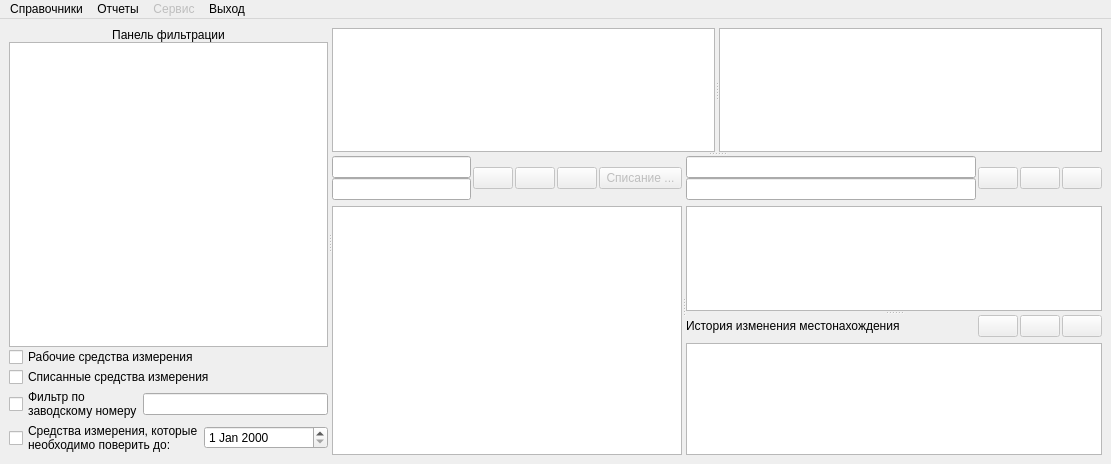
<?xml version="1.0" encoding="UTF-8"?>
<ui version="4.0">
 <class>MainWindow</class>
 <widget class="QMainWindow" name="MainWindow">
  <property name="geometry">
   <rect>
    <x>0</x>
    <y>0</y>
    <width>1111</width>
    <height>464</height>
   </rect>
  </property>
  <property name="windowTitle">
   <string>Журнал поверки средств измерения</string>
  </property>
  <widget class="QWidget" name="centralwidget">
   <layout class="QVBoxLayout" name="verticalLayout_8">
    <item>
     <widget class="QSplitter" name="splitter_5">
      <property name="orientation">
       <enum>Qt::Horizontal</enum>
      </property>
      <widget class="QWidget" name="verticalLayoutWidget">
       <layout class="QVBoxLayout" name="verticalLayout">
        <property name="spacing">
         <number>0</number>
        </property>
        <item>
         <widget class="QLabel" name="label">
          <property name="text">
           <string>Панель фильтрации</string>
          </property>
          <property name="alignment">
           <set>Qt::AlignCenter</set>
          </property>
         </widget>
        </item>
        <item>
         <widget class="QTreeView" name="treeView">
          <attribute name="headerVisible">
           <bool>false</bool>
          </attribute>
         </widget>
        </item>
        <item>
         <widget class="QCheckBox" name="checkBox">
          <property name="text">
           <string>Рабочие средства измерения</string>
          </property>
         </widget>
        </item>
        <item>
         <widget class="QCheckBox" name="checkBox_2">
          <property name="text">
           <string>Списанные средства измерения</string>
          </property>
         </widget>
        </item>
        <item>
         <layout class="QGridLayout" name="gridLayout">
          <item row="0" column="1">
           <widget class="QLineEdit" name="lineEdit"/>
          </item>
          <item row="0" column="0">
           <widget class="QCheckBox" name="checkBox_3">
            <property name="text">
             <string>Фильтр по
заводскому номеру</string>
            </property>
           </widget>
          </item>
         </layout>
        </item>
        <item>
         <layout class="QHBoxLayout" name="horizontalLayout_3">
          <item>
           <widget class="QCheckBox" name="checkBox_4">
            <property name="text">
             <string>Средства измерения, которые
необходимо поверить до:</string>
            </property>
           </widget>
          </item>
          <item>
           <widget class="QDateEdit" name="dateEdit"/>
          </item>
         </layout>
        </item>
       </layout>
      </widget>
      <widget class="QSplitter" name="splitter_4">
       <property name="orientation">
        <enum>Qt::Vertical</enum>
       </property>
       <widget class="QSplitter" name="splitter">
        <property name="orientation">
         <enum>Qt::Horizontal</enum>
        </property>
        <widget class="QTableView" name="tableView"/>
        <widget class="QTableView" name="tableView_4"/>
       </widget>
       <widget class="QSplitter" name="splitter_3">
        <property name="orientation">
         <enum>Qt::Horizontal</enum>
        </property>
        <widget class="QWidget" name="verticalLayoutWidget_3">
         <layout class="QVBoxLayout" name="verticalLayout_3">
          <item>
           <layout class="QHBoxLayout" name="horizontalLayout">
            <property name="spacing">
             <number>2</number>
            </property>
            <item>
             <layout class="QVBoxLayout" name="verticalLayout_2">
              <property name="spacing">
               <number>0</number>
              </property>
              <item>
               <widget class="QLineEdit" name="lineEdit_2">
                <property name="enabled">
                 <bool>true</bool>
                </property>
                <property name="sizePolicy">
                 <sizepolicy hsizetype="Expanding" vsizetype="Fixed">
                  <horstretch>0</horstretch>
                  <verstretch>0</verstretch>
                 </sizepolicy>
                </property>
                <property name="maximumSize">
                 <size>
                  <width>16777215</width>
                  <height>16777215</height>
                 </size>
                </property>
                <property name="layoutDirection">
                 <enum>Qt::LeftToRight</enum>
                </property>
                <property name="autoFillBackground">
                 <bool>false</bool>
                </property>
                <property name="frame">
                 <bool>true</bool>
                </property>
                <property name="readOnly">
                 <bool>true</bool>
                </property>
               </widget>
              </item>
              <item>
               <widget class="QLineEdit" name="lineEdit_3">
                <property name="frame">
                 <bool>true</bool>
                </property>
                <property name="readOnly">
                 <bool>true</bool>
                </property>
               </widget>
              </item>
             </layout>
            </item>
            <item>
             <widget class="QPushButton" name="pushButton">
              <property name="enabled">
               <bool>false</bool>
              </property>
              <property name="text">
               <string/>
              </property>
              <property name="iconSize">
               <size>
                <width>24</width>
                <height>24</height>
               </size>
              </property>
             </widget>
            </item>
            <item>
             <widget class="QPushButton" name="pushButton_3">
              <property name="enabled">
               <bool>false</bool>
              </property>
              <property name="text">
               <string/>
              </property>
              <property name="iconSize">
               <size>
                <width>24</width>
                <height>24</height>
               </size>
              </property>
             </widget>
            </item>
            <item>
             <widget class="QPushButton" name="pushButton_2">
              <property name="enabled">
               <bool>false</bool>
              </property>
              <property name="text">
               <string/>
              </property>
              <property name="iconSize">
               <size>
                <width>24</width>
                <height>24</height>
               </size>
              </property>
             </widget>
            </item>
            <item>
             <widget class="QPushButton" name="pushButton_7">
              <property name="enabled">
               <bool>false</bool>
              </property>
              <property name="text">
               <string> Списание ... </string>
              </property>
              <property name="iconSize">
               <size>
                <width>24</width>
                <height>24</height>
               </size>
              </property>
             </widget>
            </item>
           </layout>
          </item>
          <item>
           <widget class="QTableView" name="tableView_2"/>
          </item>
         </layout>
        </widget>
        <widget class="QSplitter" name="splitter_2">
         <property name="orientation">
          <enum>Qt::Vertical</enum>
         </property>
         <widget class="QWidget" name="verticalLayoutWidget_4">
          <layout class="QVBoxLayout" name="verticalLayout_4">
           <item>
            <layout class="QHBoxLayout" name="horizontalLayout_2">
             <property name="spacing">
              <number>2</number>
             </property>
             <item>
              <layout class="QVBoxLayout" name="verticalLayout_5">
               <property name="spacing">
                <number>0</number>
               </property>
               <item>
                <widget class="QLineEdit" name="lineEdit_4">
                 <property name="enabled">
                  <bool>true</bool>
                 </property>
                 <property name="readOnly">
                  <bool>true</bool>
                 </property>
                </widget>
               </item>
               <item>
                <widget class="QLineEdit" name="lineEdit_5">
                 <property name="enabled">
                  <bool>true</bool>
                 </property>
                 <property name="readOnly">
                  <bool>true</bool>
                 </property>
                </widget>
               </item>
              </layout>
             </item>
             <item>
              <widget class="QPushButton" name="pushButton_4">
               <property name="enabled">
                <bool>false</bool>
               </property>
               <property name="text">
                <string/>
               </property>
               <property name="iconSize">
                <size>
                 <width>24</width>
                 <height>24</height>
                </size>
               </property>
              </widget>
             </item>
             <item>
              <widget class="QPushButton" name="pushButton_6">
               <property name="enabled">
                <bool>false</bool>
               </property>
               <property name="text">
                <string/>
               </property>
               <property name="iconSize">
                <size>
                 <width>24</width>
                 <height>24</height>
                </size>
               </property>
              </widget>
             </item>
             <item>
              <widget class="QPushButton" name="pushButton_5">
               <property name="enabled">
                <bool>false</bool>
               </property>
               <property name="text">
                <string/>
               </property>
               <property name="iconSize">
                <size>
                 <width>24</width>
                 <height>24</height>
                </size>
               </property>
              </widget>
             </item>
            </layout>
           </item>
           <item>
            <widget class="QTableView" name="tableView_3"/>
           </item>
          </layout>
         </widget>
         <widget class="QWidget" name="">
          <layout class="QVBoxLayout" name="verticalLayout_7">
           <item>
            <layout class="QHBoxLayout" name="horizontalLayout_4">
             <property name="spacing">
              <number>2</number>
             </property>
             <item>
              <layout class="QVBoxLayout" name="verticalLayout_6">
               <property name="spacing">
                <number>0</number>
               </property>
               <item>
                <widget class="QLabel" name="label_2">
                 <property name="text">
                  <string>История изменения местонахождения</string>
                 </property>
                </widget>
               </item>
              </layout>
             </item>
             <item>
              <spacer name="horizontalSpacer">
               <property name="orientation">
                <enum>Qt::Horizontal</enum>
               </property>
               <property name="sizeHint" stdset="0">
                <size>
                 <width>40</width>
                 <height>20</height>
                </size>
               </property>
              </spacer>
             </item>
             <item>
              <widget class="QPushButton" name="pushButton_8">
               <property name="enabled">
                <bool>false</bool>
               </property>
               <property name="text">
                <string/>
               </property>
               <property name="iconSize">
                <size>
                 <width>24</width>
                 <height>24</height>
                </size>
               </property>
              </widget>
             </item>
             <item>
              <widget class="QPushButton" name="pushButton_9">
               <property name="enabled">
                <bool>false</bool>
               </property>
               <property name="text">
                <string/>
               </property>
               <property name="iconSize">
                <size>
                 <width>24</width>
                 <height>24</height>
                </size>
               </property>
              </widget>
             </item>
             <item>
              <widget class="QPushButton" name="pushButton_10">
               <property name="enabled">
                <bool>false</bool>
               </property>
               <property name="text">
                <string/>
               </property>
               <property name="iconSize">
                <size>
                 <width>24</width>
                 <height>24</height>
                </size>
               </property>
              </widget>
             </item>
            </layout>
           </item>
           <item>
            <widget class="QTableView" name="tableView_5"/>
           </item>
          </layout>
         </widget>
        </widget>
       </widget>
      </widget>
     </widget>
    </item>
   </layout>
  </widget>
  <widget class="QMenuBar" name="menubar">
   <property name="geometry">
    <rect>
     <x>0</x>
     <y>0</y>
     <width>1111</width>
     <height>20</height>
    </rect>
   </property>
   <widget class="QMenu" name="menu">
    <property name="title">
     <string>Справочники</string>
    </property>
    <addaction name="action_2"/>
    <addaction name="action_5"/>
    <addaction name="action_6"/>
   </widget>
   <widget class="QMenu" name="menu_2">
    <property name="title">
     <string>Отчеты</string>
    </property>
    <addaction name="action_4"/>
   </widget>
   <widget class="QMenu" name="menu_3">
    <property name="enabled">
     <bool>false</bool>
    </property>
    <property name="title">
     <string>Сервис</string>
    </property>
   </widget>
   <widget class="QMenu" name="menu_4">
    <property name="title">
     <string>Выход</string>
    </property>
    <addaction name="action_3"/>
   </widget>
   <addaction name="menu"/>
   <addaction name="menu_2"/>
   <addaction name="menu_3"/>
   <addaction name="menu_4"/>
  </widget>
  <action name="action">
   <property name="text">
    <string>Инициализация БД</string>
   </property>
  </action>
  <action name="action_2">
   <property name="text">
    <string>Классификатор средств измерения</string>
   </property>
  </action>
  <action name="action_3">
   <property name="text">
    <string>Выйти из приложения</string>
   </property>
  </action>
  <action name="action_4">
   <property name="text">
    <string>График поверки средств измерения</string>
   </property>
  </action>
  <action name="action_5">
   <property name="text">
    <string>Организации, проводящие поверку/калибровку/ремонт СИ</string>
   </property>
  </action>
  <action name="action_6">
   <property name="text">
    <string>Местонахождение средств измерения</string>
   </property>
  </action>
 </widget>
 <resources/>
 <connections/>
</ui>
